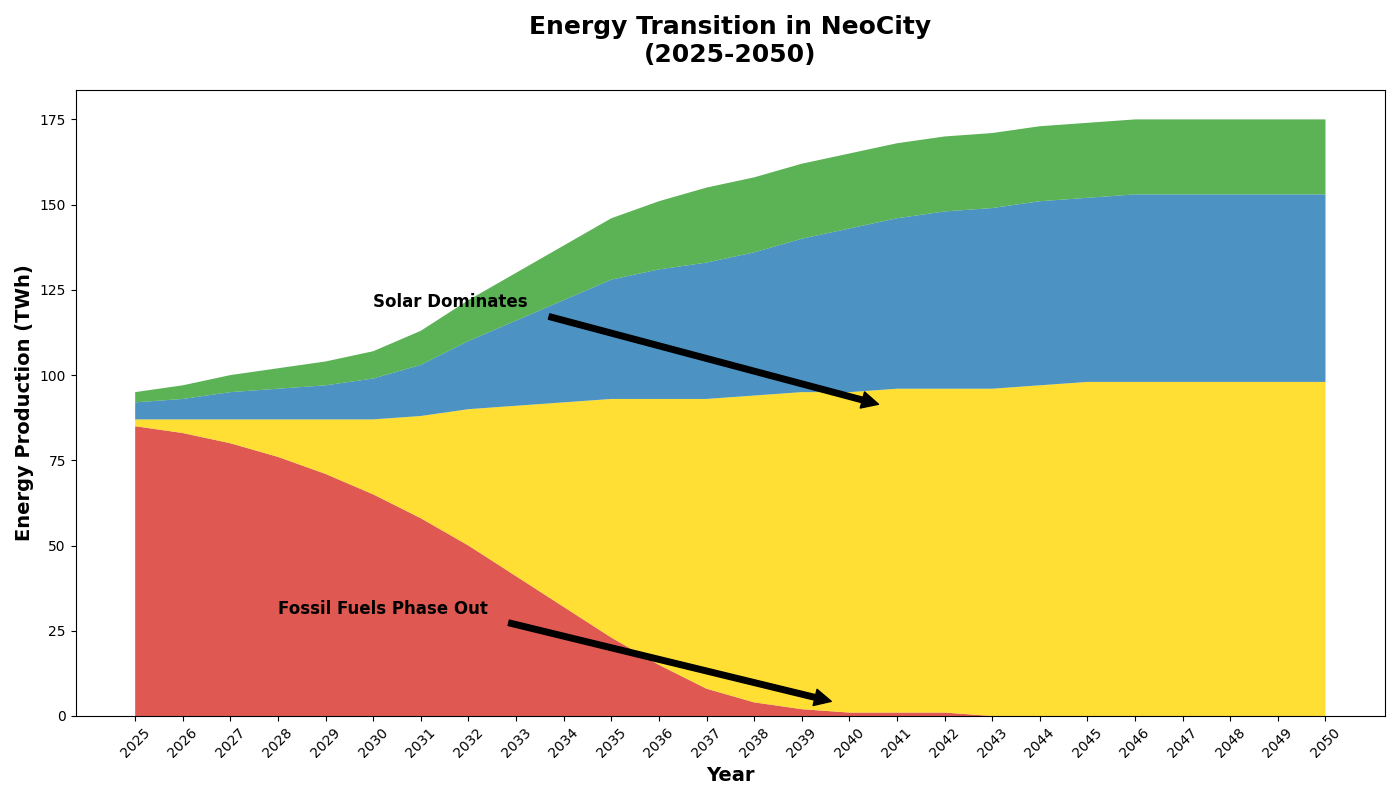

Here is the Python script that generated this plot:
import matplotlib.pyplot as plt
import numpy as np

# Data Preparation
years = np.arange(2025, 2051)
fossil_fuels = np.array([85, 83, 80, 76, 71, 65, 58, 50, 41, 32, 23, 15, 8, 4, 2, 1, 1, 1, 0, 0, 0, 0, 0, 0, 0, 0])
solar_power = np.array([2, 4, 7, 11, 16, 22, 30, 40, 50, 60, 70, 78, 85, 90, 93, 94, 95, 95, 96, 97, 98, 98, 98, 98, 98, 98])
wind_power = np.array([5, 6, 8, 9, 10, 12, 15, 20, 25, 30, 35, 38, 40, 42, 45, 48, 50, 52, 53, 54, 54, 55, 55, 55, 55, 55])
hydro_power = np.array([3, 4, 5, 6, 7, 8, 10, 12, 14, 16, 18, 20, 22, 22, 22, 22, 22, 22, 22, 22, 22, 22, 22, 22, 22, 22])

energy_data = np.vstack([fossil_fuels, solar_power, wind_power, hydro_power])

fig, ax = plt.subplots(figsize=(14, 8))

ax.stackplot(years, energy_data, colors=['#d73027', '#ffd700', '#1f78b4', '#33a02c'], alpha=0.8)

ax.set_title('Energy Transition in NeoCity\n(2025-2050)', fontsize=18, weight='bold', pad=20)
ax.set_xlabel('Year', fontsize=14, weight='bold')
ax.set_ylabel('Energy Production (TWh)', fontsize=14, weight='bold')

ax.set_xticks(years)
ax.set_xticklabels(years, rotation=45)

plt.tight_layout()

ax.annotate('Solar Dominates', xy=(2041, 90), xytext=(2030, 120),
             arrowprops=dict(facecolor='black', shrink=0.05), fontsize=12, weight='bold')
ax.annotate('Fossil Fuels Phase Out', xy=(2040, 3), xytext=(2028, 30),
             arrowprops=dict(facecolor='black', shrink=0.05), fontsize=12, weight='bold')

plt.show()
